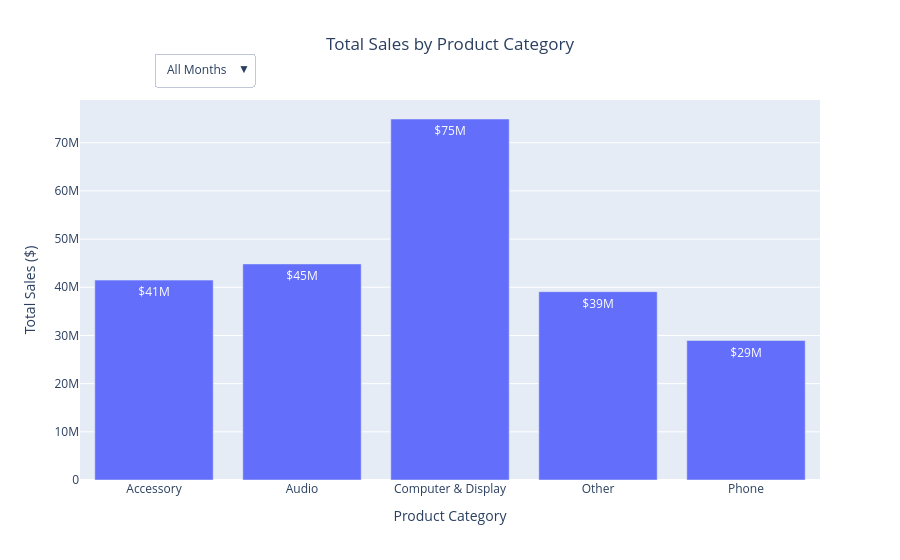

The cell this chart's notebook holds for it:
### Code cell
import plotly.graph_objects as go
import calendar

monthly_category_sales = df_cleaned.groupby(['Month', 'Category'])['Sales'].sum().reset_index()

months = sorted(monthly_category_sales['Month'].unique())
month_names = [calendar.month_abbr[int(m)] for m in months]

fig = go.Figure()

for month in months:
    df_month = monthly_category_sales[monthly_category_sales['Month'] == month]
    fig.add_trace(
        go.Bar(
            x=df_month['Category'],
            y=df_month['Sales'],
            name=calendar.month_abbr[int(month)],
            visible=False
        )
    )

total_category_sales = df_cleaned.groupby('Category')['Sales'].sum().reset_index()
fig.add_trace(
    go.Bar(
        x=total_category_sales['Category'],
        y=total_category_sales['Sales'],
        name='All Months',
        visible=True
    )
)

fig.update_traces(
    texttemplate='$%{y:,.2s}', 
    textposition='inside',
    textfont=dict(
        color='white',
        size=12
    ),
    insidetextanchor='end',
    selector=dict(type='bar')
)

buttons = []

buttons.append(dict(
    label="All Months",
    method="update",
    args=[{"visible": [False]*len(months) + [True]},
          {"title": "Total Sales by Product Category (All Months)"}]
))

for i, month_name in enumerate(month_names):
    visibility = [False] * (len(months) + 1)
    visibility[i] = True
    buttons.append(dict(
        label=month_name,
        method="update",
        args=[{"visible": visibility},
              {"title": f"Total Sales by Category for {month_name}"}]
    ))

fig.update_layout(
    updatemenus=[
        dict(
            active=0,
            buttons=buttons,
            direction="down",
            pad={"r": 10, "t": 10},
            showactive=True,
            x=0.1,
            xanchor="left",
            y=1.15,
            yanchor="top"
        )
    ],
    title_text="Total Sales by Product Category",
    xaxis_title="Product Category",
    yaxis_title="Total Sales ($)",
    title_x=0.5
)

fig.show()

### Figure 1 — Plotly figure (JSON) as saved in the notebook; plotly's stock layout.template omitted (floating-point values rounded to 4 significant figures)
{"data": [{"insidetextanchor": "end", "name": "Jan", "textfont": {"color": "white", "size": 12}, "textposition": "inside", "texttemplate": "$%{y:,.2s}", "type": "bar", "visible": false, "x": ["Accessory", "Audio", "Computer & Display", "Other", "Phone"], "y": [2653000.0, 2769000.0, 6994000.0, 3547000.0, 2070000.0]}, {"insidetextanchor": "end", "name": "Feb", "textfont": {"color": "white", "size": 12}, "textposition": "inside", "texttemplate": "$%{y:,.2s}", "type": "bar", "visible": false, "x": ["Accessory", "Audio", "Computer & Display", "Other", "Phone"], "y": [3085000.0, 2633000.0, 5561000.0, 1934000.0, 1999000.0]}, {"insidetextanchor": "end", "name": "Mar", "textfont": {"color": "white", "size": 12}, "textposition": "inside", "texttemplate": "$%{y:,.2s}", "type": "bar", "visible": false, "x": ["Accessory", "Audio", "Computer & Display", "Other", "Phone"], "y": [4193000.0, 3818000.0, 7914000.0, 2240000.0, 2082000.0]}, {"insidetextanchor": "end", "name": "Apr", "textfont": {"color": "white", "size": 12}, "textposition": "inside", "texttemplate": "$%{y:,.2s}", "type": "bar", "visible": false, "x": ["Accessory", "Audio", "Computer & Display", "Other", "Phone"], "y": [2725000.0, 2582000.0, 7118000.0, 4282000.0, 2172000.0]}, {"insidetextanchor": "end", "name": "May", "textfont": {"color": "white", "size": 12}, "textposition": "inside", "texttemplate": "$%{y:,.2s}", "type": "bar", "visible": false, "x": ["Accessory", "Audio", "Computer & Display", "Other", "Phone"], "y": [2562000.0, 2790000.0, 5276000.0, 4483000.0, 3446000.0]}, {"insidetextanchor": "end", "name": "Jun", "textfont": {"color": "white", "size": 12}, "textposition": "inside", "texttemplate": "$%{y:,.2s}", "type": "bar", "visible": false, "x": ["Accessory", "Audio", "Computer & Display", "Other", "Phone"], "y": [2589000.0, 5443000.0, 4955000.0, 2231000.0, 2008000.0]}, {"insidetextanchor": "end", "name": "Jul", "textfont": {"color": "white", "size": 12}, "textposition": "inside", "texttemplate": "$%{y:,.2s}", "type": "bar", "visible": false, "x": ["Accessory", "Audio", "Computer & Display", "Other", "Phone"], "y": [4686000.0, 2562000.0, 5605000.0, 3055000.0, 2349000.0]}, {"insidetextanchor": "end", "name": "Aug", "textfont": {"color": "white", "size": 12}, "textposition": "inside", "texttemplate": "$%{y:,.2s}", "type": "bar", "visible": false, "x": ["Accessory", "Audio", "Computer & Display", "Other", "Phone"], "y": [4437000.0, 6505000.0, 6407000.0, 2355000.0, 3015000.0]}, {"insidetextanchor": "end", "name": "Sep", "textfont": {"color": "white", "size": 12}, "textposition": "inside", "texttemplate": "$%{y:,.2s}", "type": "bar", "visible": false, "x": ["Accessory", "Audio", "Computer & Display", "Other", "Phone"], "y": [3451000.0, 3824000.0, 6570000.0, 4174000.0, 2039000.0]}, {"insidetextanchor": "end", "name": "Oct", "textfont": {"color": "white", "size": 12}, "textposition": "inside", "texttemplate": "$%{y:,.2s}", "type": "bar", "visible": false, "x": ["Accessory", "Audio", "Computer & Display", "Other", "Phone"], "y": [2743000.0, 2609000.0, 5681000.0, 2390322, 3240000.0]}, {"insidetextanchor": "end", "name": "Nov", "textfont": {"color": "white", "size": 12}, "textposition": "inside", "texttemplate": "$%{y:,.2s}", "type": "bar", "visible": false, "x": ["Accessory", "Audio", "Computer & Display", "Other", "Phone"], "y": [5227000.0, 3450000.0, 4988000.0, 3572000.0, 2147000.0]}, {"insidetextanchor": "end", "name": "Dec", "textfont": {"color": "white", "size": 12}, "textposition": "inside", "texttemplate": "$%{y:,.2s}", "type": "bar", "visible": false, "x": ["Accessory", "Audio", "Computer & Display", "Other", "Phone"], "y": [2823000.0, 3885000.0, 6258000.0, 4634000.0, 2078000.0]}, {"insidetextanchor": "end", "name": "All Months", "textfont": {"color": "white", "size": 12}, "textposition": "inside", "texttemplate": "$%{y:,.2s}", "type": "bar", "visible": true, "x": ["Accessory", "Audio", "Computer & Display", "Other", "Phone"], "y": [41480000.0, 44840000.0, 74920000.0, 39080000.0, 28950000.0]}], "layout": {"title": {"text": "Total Sales by Product Category", "x": 0.5}, "updatemenus": [{"active": 0, "buttons": [{"args": [{"visible": [false, false, false, false, false, false, false, false, false, false, false, false, true]}, {"title": "Total Sales by Product Category (All Months)"}], "label": "All Months", "method": "update"}, {"args": [{"visible": [true, false, false, false, false, false, false, false, false, false, false, false, false]}, {"title": "Total Sales by Category for Jan"}], "label": "Jan", "method": "update"}, {"args": [{"visible": [false, true, false, false, false, false, false, false, false, false, false, false, false]}, {"title": "Total Sales by Category for Feb"}], "label": "Feb", "method": "update"}, {"args": [{"visible": [false, false, true, false, false, false, false, false, false, false, false, false, false]}, {"title": "Total Sales by Category for Mar"}], "label": "Mar", "method": "update"}, {"args": [{"visible": [false, false, false, true, false, false, false, false, false, false, false, false, false]}, {"title": "Total Sales by Category for Apr"}], "label": "Apr", "method": "update"}, {"args": [{"visible": [false, false, false, false, true, false, false, false, false, false, false, false, false]}, {"title": "Total Sales by Category for May"}], "label": "May", "method": "update"}, {"args": [{"visible": [false, false, false, false, false, true, false, false, false, false, false, false, false]}, {"title": "Total Sales by Category for Jun"}], "label": "Jun", "method": "update"}, {"args": [{"visible": [false, false, false, false, false, false, true, false, false, false, false, false, false]}, {"title": "Total Sales by Category for Jul"}], "label": "Jul", "method": "update"}, {"args": [{"visible": [false, false, false, false, false, false, false, true, false, false, false, false, false]}, {"title": "Total Sales by Category for Aug"}], "label": "Aug", "method": "update"}, {"args": [{"visible": [false, false, false, false, false, false, false, false, true, false, false, false, false]}, {"title": "Total Sales by Category for Sep"}], "label": "Sep", "method": "update"}, {"args": [{"visible": [false, false, false, false, false, false, false, false, false, true, false, false, false]}, {"title": "Total Sales by Category for Oct"}], "label": "Oct", "method": "update"}, {"args": [{"visible": [false, false, false, false, false, false, false, false, false, false, true, false, false]}, {"title": "Total Sales by Category for Nov"}], "label": "Nov", "method": "update"}, {"args": [{"visible": [false, false, false, false, false, false, false, false, false, false, false, true, false]}, {"title": "Total Sales by Category for Dec"}], "label": "Dec", "method": "update"}], "direction": "down", "pad": {"r": 10, "t": 10}, "showactive": true, "x": 0.1, "xanchor": "left", "y": 1.15, "yanchor": "top"}], "xaxis": {"title": {"text": "Product Category"}}, "yaxis": {"title": {"text": "Total Sales ($)"}}}}
